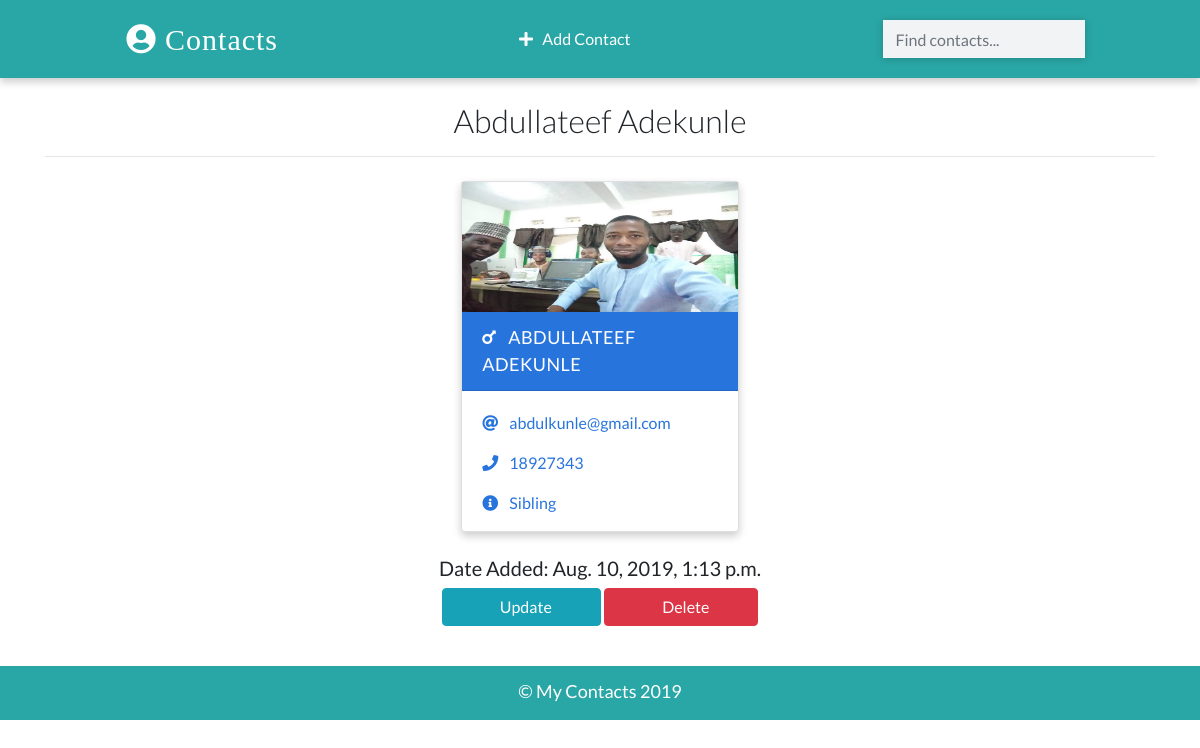
Page /detail/10/ on the earlier database version.
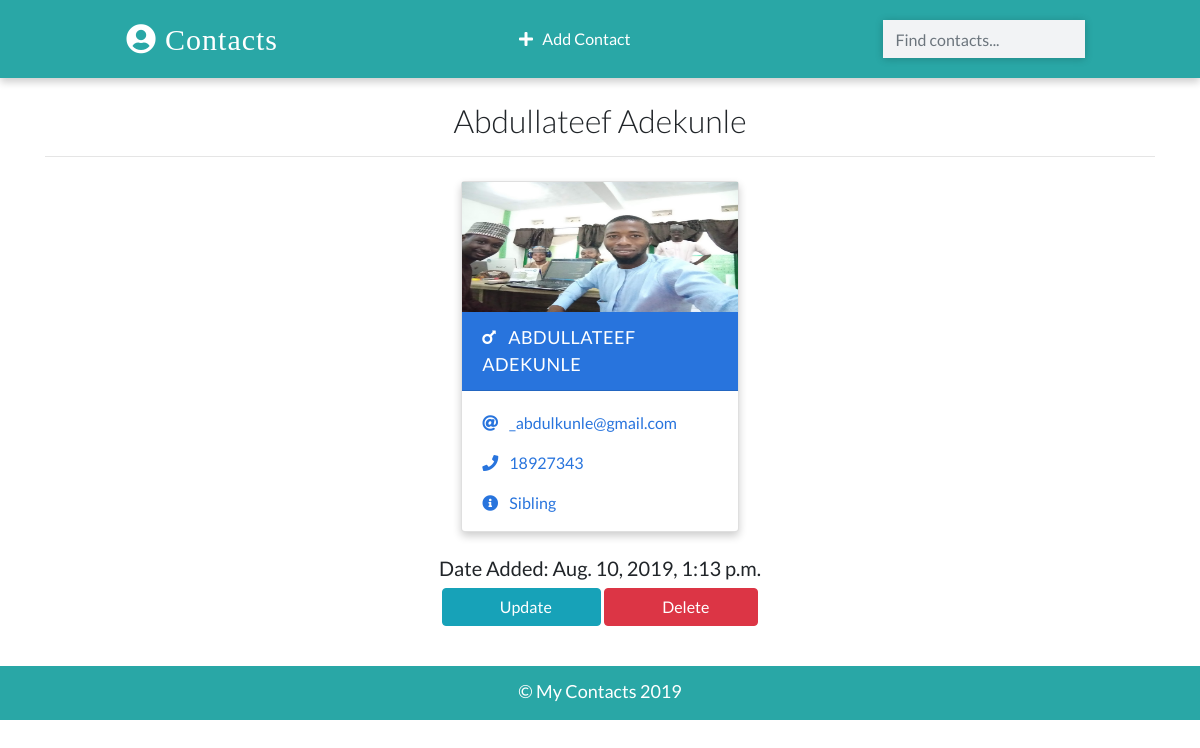
Same page on the later database version.
### app/models.py (models this page shows, shortened)
class Contact(models.Model):
    name = models.CharField(max_length=100)
    email = models.EmailField(max_length=100)
    phone = models.IntegerField()
    info = models.CharField(max_length=100)
    gender = models.CharField(max_length=100, choices=(
        ('male', 'Male'),
        ('female', 'Female')
    ))
    image = models.ImageField(upload_to='images/', blank=True)
    date_added = models.DateTimeField(default=datetime.now)
    class Meta:
        ordering = ['-id']

### app/views.py (the view)
# urls.py: path('detail/<int:pk>/', views.ContactDetailView.as_view(), name="detail"),
class ContactDetailView(DetailView):
    template_name = 'detail.html'
    model = Contact
    context_object_name = 'contact'

### templates/detail.html (shortened to what this page needs)
{% extends 'base.html' %}
{% load static %}
{% block content %}
  <div class="container">
    <h2 class="heading font-weight-light text-center">{{ contact.name }}</h2>
    <hr />
  </div>
  <div class="container main-part">
    {% include 'partials/_card.html' %}
  <div class="container mt-3">
<h5 class="text-center"> Date Added: {{ contact.date_added }} </h5>
      <p class="text-center text-light">
        <a class = "btn btn-info px-5" href = {% url 'update' contact.id %}>
           &nbsp; Update
        </a>
        <a class = "btn btn-danger px-5" href = {% url 'delete' contact.id %}>
           &nbsp; Delete
        </a>
      </p>
  </div>
  </div
  {% endblock content %}

### templates/partials/_card.html (shortened to what this page needs)
{% load static %}
 {% if  contact.gender == 'male' %}
    <div class="card my-2 mx-2 boy-card {% if 'detail' in request.path %} mx-auto w-25 {% endif %}">
      <img src="{% if contact.image %}
      {{contact.image.url}}
      {% else %}
      {% static 'images/boy.png'%}
      {% endif %}" class="img-fluid" />
      <div class="card-header">
        <a href="{% url 'detail' contact.id %}" class="text-white header-link"
          ><i class="fas fa-mars mr-2"></i> {{contact.name}} </a
        >
      </div>
      <div class="card-body pb-0">
        <p>
          <i class="fas fa-at mr-2"></i>
          <a href="mailto:{{contact.email}}">{{contact.email}}</a>
        </p>
        <p>
          <i class="fas fa-phone mr-2"></i>
          <a href="tel:{{contact.number}}">{{contact.phone}}</a>
        </p>
        <p><i class="fas fa-info-circle mr-2"></i> {{contact.info}}</p>
      </div>
    </div>
  {% endif %}

Differences in the rows shown:
changed Contact "Abdullateef Adekunle": email "abdulkunle@gmail.com" → "_abdulkunle@gmail.com"
